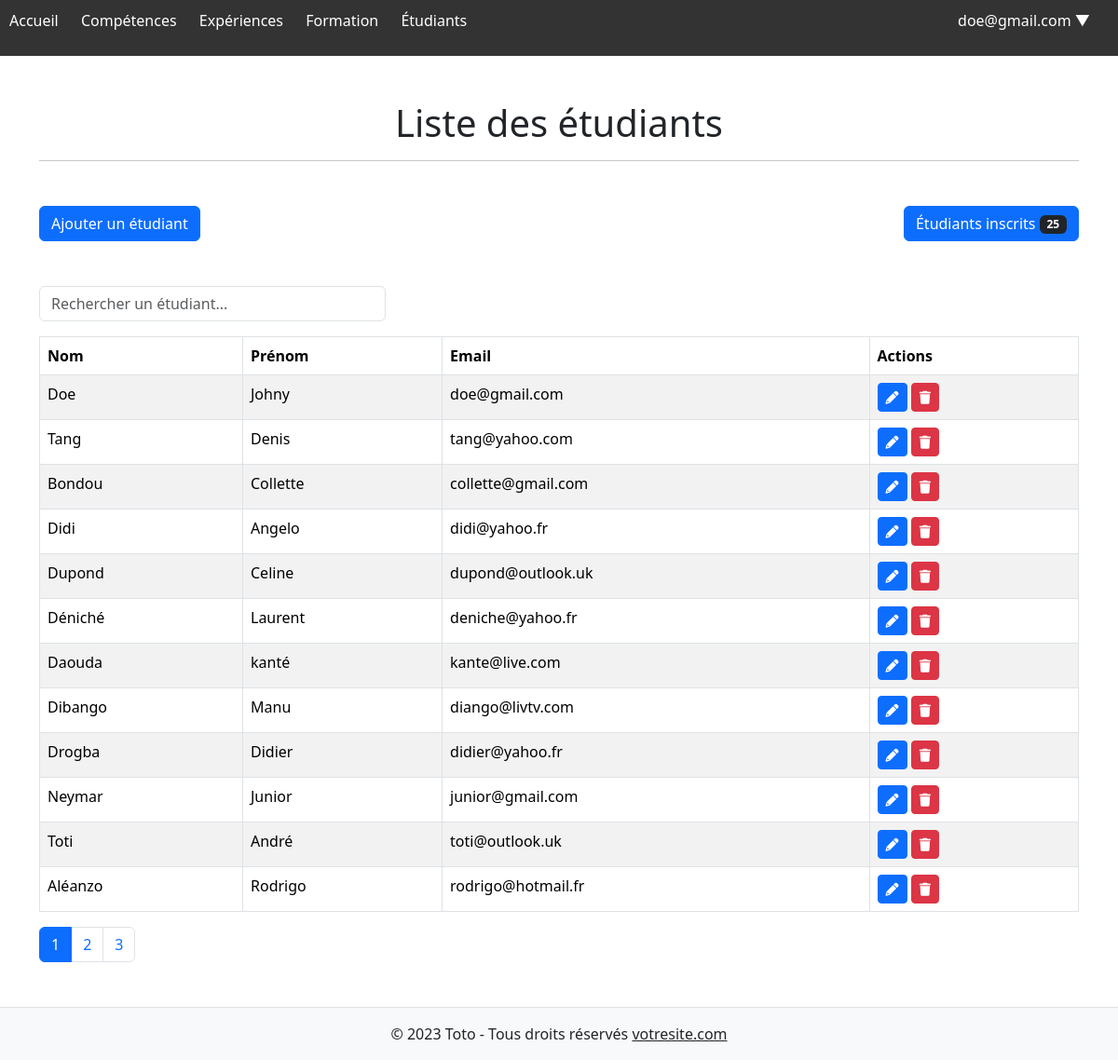
The page /etudiants.php (signed in) on the database its author committed.
### tables this page shows
CREATE TABLE `etudiants` (
  `id` int NOT NULL AUTO_INCREMENT,
  `nom` varchar(100) NOT NULL,
  `prenom` varchar(100) NOT NULL,
  `password` varchar(100) NOT NULL,
  `email` varchar(100) NOT NULL,
  `remember_token` varchar(255) DEFAULT NULL,
  `image` varchar(255) DEFAULT NULL,
  PRIMARY KEY (`id`)
);

### functions/functions.php (called while the page is built, shortened)
<?php
function listEtudiants(PDO $db, $page = 1, $etudiantsParPage = 10): array {
    $users = [];
    $start = ($page - 1) * $etudiantsParPage;
    try {
        $query = "SELECT * FROM etudiants LIMIT :start, :etudiantsParPage";
        $stmt = $db->prepare($query);
        $stmt->bindParam(':start', $start, PDO::PARAM_INT);
        $stmt->bindParam(':etudiantsParPage', $etudiantsParPage, PDO::PARAM_INT);
        $stmt->execute();
        $users = $stmt->fetchAll(PDO::FETCH_ASSOC);
    } catch (PDOException $e) {
        error_log("Erreur de base de données - listEtudiants: " . $e->getMessage());
    }
    return $users;
}

### etudiants.php (the view, shortened to what this page needs)
<?php global $db;
include "includes/header.php"; ?>
<?php
require_once "functions/functions.php";
require_once "config/config.php";
$page = $_GET['page'] ?? 1;
$etudiantsParPage = 12;
$stmt = $db->query("SELECT COUNT(*) FROM etudiants");
$totalEtudiants = $stmt->fetchColumn();
$nombrePages = ceil($totalEtudiants / $etudiantsParPage);
$etudiants = listEtudiants($db, $page, $etudiantsParPage);
?>
<div class="container mt-5 mb-5">
    <h1 class="text-center">Liste des étudiants</h1>
    <hr>
    <div class="d-flex align-items-center justify-content-between mt-5">
        <a href="inscription.php" class="btn btn-primary">Ajouter un étudiant</a>
        <?php if (!empty($etudiants)):?>
            <button type="button" class="btn btn-primary">
                Étudiants inscrits <span class="badge text-bg-dark"><?= $totalEtudiants ?></span>
            </button>
        <?php endif;?>
    </div>
    <div class="mt-5 mx-auto">
        <div class="mb-3 col-4">
            <input type="text" id="searchInput" class="form-control" placeholder="Rechercher un étudiant...">
        </div>
        <?php if (!empty($etudiants)): ?>
            <table class="table table-bordered table-striped bg-dark">
                <thead class="bg-dark">
                    <tr>
                        <th scope="col">Nom</th>
                        <th scope="col">Prénom</th>
                        <th scope="col">Email</th>
                        <th scope="col">Actions</th>
                    </tr>
                </thead>
                <tbody>
                    <?php foreach ($etudiants as $etudiant): ?>
                        <tr>
                            <td><?= htmlspecialchars($etudiant['nom']) ?></td>
                            <td><?= htmlspecialchars($etudiant['prenom']) ?></td>
                            <td><?= htmlspecialchars($etudiant['email']) ?></td>
                            <td>
                                <a class="btn btn-primary btn-sm left-button" href="edit.php?id=<?= $etudiant['id'] ?>"><i class="fa fa-pencil-alt"></i></a>
                                <a class="btn btn-danger btn-sm end" href="delete.php?id=<?= $etudiant['id'] ?>" onclick="return confirmDelete();"><i class="fa fa-trash"></i></a>
                            </td>
                        </tr>
                    <?php endforeach; ?>
                </tbody>
            </table>
            <nav aria-label="Page navigation">
                <ul class="pagination">
                    <?php for ($i = 1; $i <= $nombrePages; $i++): ?>
                        <li class="page-item <?= $i == $page ? 'active' : '' ?>"><a class="page-link" href="?page=<?= $i ?>"><?= $i ?></a></li>
                    <?php endfor; ?>
                </ul>
            </nav>
        <?php else: ?>
            <p>Aucun étudiant trouvé.</p>
        <?php endif; ?>
    </div>
</div>
<?php include "includes/footer.php"; ?>

### rows shown on the page
etudiants: nom "Doe", prenom "Johny", email "doe@gmail.com"
etudiants: nom "Tang", prenom "Denis", email "tang@yahoo.com"
etudiants: nom "Bondou", prenom "Collette", email "collette@gmail.com"
etudiants: nom "Didi", prenom "Angelo", email "didi@yahoo.fr"
etudiants: nom "Dupond", prenom "Celine", email "dupond@outlook.uk"
etudiants: nom "Déniché", prenom "Laurent", email "deniche@yahoo.fr"
etudiants: nom "Daouda", prenom "kanté", email "kante@live.com"
etudiants: nom "Dibango", prenom "Manu", email "diango@livtv.com"
etudiants: nom "Drogba", prenom "Didier", email "didier@yahoo.fr"
etudiants: nom "Neymar", prenom "Junior", email "junior@gmail.com"
etudiants: nom "Toti", prenom "André", email "toti@outlook.uk"
etudiants: nom "Aléanzo", prenom "Rodrigo", email "rodrigo@hotmail.fr"

### other values the page prints
$_SESSION['user_email'] "doe@gmail.com"
$totalEtudiants "25"
